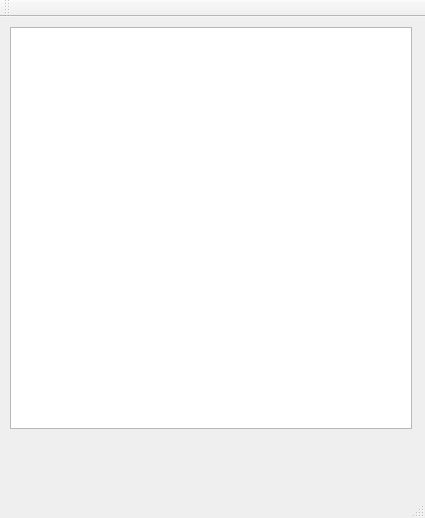
<?xml version="1.0" encoding="UTF-8"?>
<ui version="4.0">
 <class>MainWindow</class>
 <widget class="QMainWindow" name="MainWindow">
  <property name="geometry">
   <rect>
    <x>0</x>
    <y>0</y>
    <width>425</width>
    <height>518</height>
   </rect>
  </property>
  <property name="windowTitle">
   <string>MainWindow</string>
  </property>
  <widget class="QWidget" name="centralWidget">
   <widget class="QGraphicsView" name="graphicsView">
    <property name="geometry">
     <rect>
      <x>10</x>
      <y>10</y>
      <width>402</width>
      <height>402</height>
     </rect>
    </property>
   </widget>
  </widget>
  <widget class="QMenuBar" name="menuBar">
   <property name="geometry">
    <rect>
     <x>0</x>
     <y>0</y>
     <width>425</width>
     <height>22</height>
    </rect>
   </property>
  </widget>
  <widget class="QToolBar" name="mainToolBar">
   <attribute name="toolBarArea">
    <enum>TopToolBarArea</enum>
   </attribute>
   <attribute name="toolBarBreak">
    <bool>false</bool>
   </attribute>
  </widget>
  <widget class="QStatusBar" name="statusBar"/>
 </widget>
 <layoutdefault spacing="6" margin="11"/>
 <resources/>
 <connections/>
</ui>
